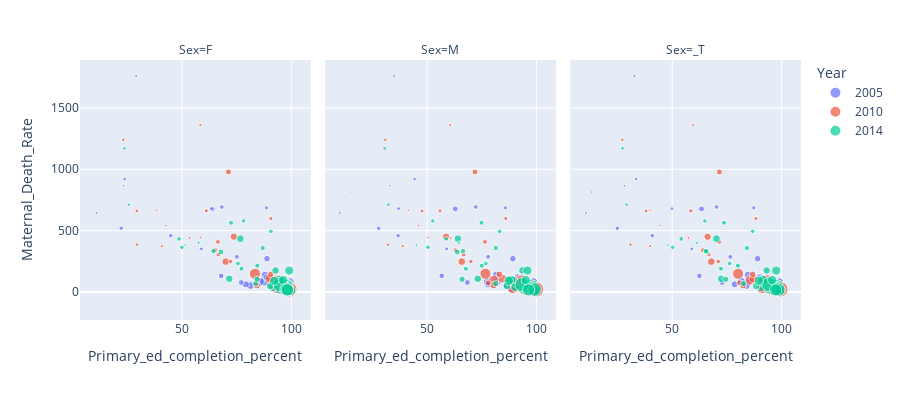

The notebook cell this image was saved under:
### Code cell
df = key_years[~key_years['Sex'].isna()
              & ~key_years['GDP_Per_Capita'].isna()]
fig =  px.scatter(df, 
                  x="Primary_ed_completion_percent", 
                  y="Maternal_Death_Rate", 
                  color="Year",
                  size="GDP_Per_Capita",
                  facet_col="Sex",
                  height=400,
                  hover_data=["Continent", "Country"])
    
fig.show()

### Figure 1 — Plotly figure (JSON) as saved in the notebook; plotly's stock layout.template omitted (floating-point values rounded to 4 significant figures; data arrays with more than 128 entries replaced by an {"elided": "..."} marker saying what was removed)
{"data": [{"customdata": [["Europe", "Albania"], ["Europe", "Austria"], ["Europe", "Belarus"], ["Europe", "Belgium"], ["South America", "Bolivia"], ["South America", "Brazil"], ["Africa", "Burundi"], ["Asia", "Cambodia"], ["Africa", "Cameroon"], ["South America", "Colombia"], ["Africa", "Congo"], ["North America", "Costa Rica"], ["Europe", "Cyprus"], ["Europe", "Denmark"], ["North America", "Dominican Republic"], ["South America", "Ecuador"], ["Africa", "Egypt"], ["North America", "El Salvador"], ["Europe", "Estonia"], ["Africa", "Ethiopia"], ["Europe", "Finland"], ["Europe", "Georgia"], ["Europe", "Germany"], ["Europe", "Greece"], ["Africa", "Guinea"], ["North America", "Haiti"], ["North America", "Honduras"], ["Europe", "Hungary"], ["Europe", "Iceland"], ["Asia", "India"], ["Europe", "Ireland"], ["Europe", "Italy"], ["North America", "Jamaica"], ["Europe", "Latvia"], ["Africa", "Lesotho"], ["Europe", "Lithuania"], ["Europe", "Luxembourg"], ["Europe", "Montenegro"], ["Europe", "Netherlands"], ["North America", "Nicaragua"], ["Europe", "North Macedonia"], ["Europe", "Norway"], ["North America", "Panama"], ["South America", "Paraguay"], ["South America", "Peru"], ["Europe", "Poland"], ["Europe", "Portugal"], ["Africa", "Rwanda"], ["Africa", "Senegal"], ["Europe", "Serbia"], ["Africa", "Sierra Leone"], ["Europe", "Slovenia"], ["Europe", "Spain"], ["Europe", "Sweden"], ["Asia", "Thailand"], ["Europe", "Ukraine"], ["Africa", "Zimbabwe"]], "hovertemplate": "Year=2005<br>Sex=F<br>Primary_ed_completion_percent=%{x}<br>Maternal_Death_Rate=%{y}<br>GDP_Per_Capita=%{marker.size}<br>Continent=%{customdata[0]}<br>Country=%{customdata[1]}<extra></extra>", "legendgroup": "2005", "marker": {"color": "#636efa", "size": [8067.0, 49470.0, 11940.0, 46490.0, 5750.0, 12560.0, 798.7, 2121.0, 2982.0, 10080.0, 4678.0, 13930.0, 37650.0, 51650.0, 10290.0, 9504.0, 8397.0, 6871.0, 26170.0, 862.4, 44820.0, 7315.0, 44020.0, 35120.0, 1794.0, 2629.0, 4546.0, 24430.0, 47250.0, 3239.0, 56860.0, 44400.0, 9917.0, 20240.0, 1892.0, 21120.0, 104400.0, 14090.0, 49630.0, 4321.0, 11120.0, 62070.0, 16300.0, 8569.0, 7519.0, 19000.0, 31180.0, 1148.0, 2651.0, 12320.0, 1245.0, 31230.0, 38080.0, 45590.0, 12320.0, 10960.0, 2328.0], "sizemode": "area", "sizeref": 271.9, "symbol": "circle"}, "mode": "markers", "name": "2005", "orientation": "v", "showlegend": true, "type": "scatter", "x": [98.81, null, 100, null, 88.87, 95.22, 11.65, 58.9, 68.26, 87.61, 63.86, 92.39, null, null, 85.68, 93.75, 81.31, 79.2, null, 23.3, null, 97.87, null, null, 23.78, 44.88, 77.11, null, null, 75.1, null, null, 99.39, null, 63.58, null, null, 98.85, null, 67.93, 97.16, null, 93.29, 88.05, 88.89, null, null, 10.93, 22.23, 98.81, 29.06, null, null, null, 98.04, 98.8, 88.63], "xaxis": "x", "y": [22, 6, 11, 7, 271, 71, 814, 351, 692, 83, 677, 33, 12, 6, 83, 94, 52, 62, 18, 865, 5, 39, 6, 3, 920, 459, 77, 15, 5, 286, 7, 3, 80, 30, 679, 14, 9, 9, 11, 131, 10, 5, 88, 137, 118, 4, 9, 643, 519, 12, 1760, 10, 5, 5, 43, 33, 685], "yaxis": "y"}, {"customdata": [["Europe", "Albania"], ["Europe", "Austria"], ["Europe", "Belarus"], ["Europe", "Belgium"], ["South America", "Bolivia"], ["South America", "Brazil"], ["Africa", "Burundi"], ["Asia", "Cambodia"], ["Africa", "Cameroon"], ["South America", "Colombia"], ["Africa", "Congo"], ["North America", "Costa Rica"], ["Europe", "Cyprus"], ["Europe", "Denmark"], ["North America", "Dominican Republic"], ["South America", "Ecuador"], ["Africa", "Egypt"], ["North America", "El Salvador"], ["Europe", "Estonia"], ["Africa", "Ethiopia"], ["Europe", "Finland"], ["Europe", "Georgia"], ["Europe", "Germany"], ["Europe", "Greece"], ["Africa", "Guinea"], ["North America", "Haiti"], ["North America", "Honduras"], ["Europe", "Hungary"], ["Europe", "Iceland"], ["Asia", "India"], ["Europe", "Ireland"], ["Europe", "Italy"], ["North America", "Jamaica"], ["Europe", "Latvia"], ["Africa", "Lesotho"], ["Europe", "Lithuania"], ["Europe", "Luxembourg"], ["Europe", "Montenegro"], ["Europe", "Netherlands"], ["North America", "Nicaragua"], ["Europe", "North Macedonia"], ["Europe", "Norway"], ["North America", "Panama"], ["South America", "Paraguay"], ["South America", "Peru"], ["Europe", "Poland"], ["Europe", "Portugal"], ["Africa", "Rwanda"], ["Africa", "Senegal"], ["Europe", "Serbia"], ["Africa", "Sierra Leone"], ["Europe", "Slovenia"], ["Europe", "Spain"], ["Europe", "Sweden"], ["Asia", "Thailand"], ["Europe", "Ukraine"], ["Africa", "Zimbabwe"]], "hovertemplate": "Year=2005<br>Sex=M<br>Primary_ed_completion_percent=%{x}<br>Maternal_Death_Rate=%{y}<br>GDP_Per_Capita=%{marker.size}<br>Continent=%{customdata[0]}<br>Country=%{customdata[1]}<extra></extra>", "legendgroup": "2005", "marker": {"color": "#636efa", "size": [8067.0, 49470.0, 11940.0, 46490.0, 5750.0, 12560.0, 798.7, 2121.0, 2982.0, 10080.0, 4678.0, 13930.0, 37650.0, 51650.0, 10290.0, 9504.0, 8397.0, 6871.0, 26170.0, 862.4, 44820.0, 7315.0, 44020.0, 35120.0, 1794.0, 2629.0, 4546.0, 24430.0, 47250.0, 3239.0, 56860.0, 44400.0, 9917.0, 20240.0, 1892.0, 21120.0, 104400.0, 14090.0, 49630.0, 4321.0, 11120.0, 62070.0, 16300.0, 8569.0, 7519.0, 19000.0, 31180.0, 1148.0, 2651.0, 12320.0, 1245.0, 31230.0, 38080.0, 45590.0, 12320.0, 10960.0, 2328.0], "sizemode": "area", "sizeref": 271.9, "symbol": "circle"}, "mode": "markers", "name": "2005", "orientation": "v", "showlegend": false, "type": "scatter", "x": [99.01, null, 99.66, null, 89.23, 91.71, 14.84, 58.99, 72.25, 81.82, 62.9, 88.86, null, null, 77.65, 90.65, 86.36, 77.9, null, 32.95, null, 98.65, null, null, 44.32, 36.75, 68.43, null, null, 77.89, null, null, 98.67, null, 37.01, null, null, 97.62, null, 56.71, 96.99, null, 90.39, 81.63, 91.32, null, null, 10.01, 27.85, 99.27, 34.98, null, null, null, 97.31, 100, 85.87], "xaxis": "x2", "y": [22, 6, 11, 7, 271, 71, 814, 351, 692, 83, 677, 33, 12, 6, 83, 94, 52, 62, 18, 865, 5, 39, 6, 3, 920, 459, 77, 15, 5, 286, 7, 3, 80, 30, 679, 14, 9, 9, 11, 131, 10, 5, 88, 137, 118, 4, 9, 643, 519, 12, 1760, 10, 5, 5, 43, 33, 685], "yaxis": "y2"}, {"customdata": [["Europe", "Albania"], ["Europe", "Austria"], ["Europe", "Belarus"], ["Europe", "Belgium"], ["South America", "Bolivia"], ["South America", "Brazil"], ["Africa", "Burundi"], ["Asia", "Cambodia"], ["Africa", "Cameroon"], ["South America", "Colombia"], ["Africa", "Congo"], ["North America", "Costa Rica"], ["Europe", "Cyprus"], ["Europe", "Denmark"], ["North America", "Dominican Republic"], ["South America", "Ecuador"], ["Africa", "Egypt"], ["North America", "El Salvador"], ["Europe", "Estonia"], ["Africa", "Ethiopia"], ["Europe", "Finland"], ["Europe", "Georgia"], ["Europe", "Germany"], ["Europe", "Greece"], ["Africa", "Guinea"], ["North America", "Haiti"], ["North America", "Honduras"], ["Europe", "Hungary"], ["Europe", "Iceland"], ["Asia", "India"], ["Europe", "Ireland"], ["Europe", "Italy"], ["North America", "Jamaica"], ["Europe", "Latvia"], ["Africa", "Lesotho"], ["Europe", "Lithuania"], ["Europe", "Luxembourg"], ["Europe", "Montenegro"], ["Europe", "Netherlands"], ["North America", "Nicaragua"], ["Europe", "North Macedonia"], ["Europe", "Norway"], ["North America", "Panama"], ["South America", "Paraguay"], ["South America", "Peru"], ["Europe", "Poland"], ["Europe", "Portugal"], ["Africa", "Rwanda"], ["Africa", "Senegal"], ["Europe", "Serbia"], ["Africa", "Sierra Leone"], ["Europe", "Slovenia"], ["Europe", "Spain"], ["Europe", "Sweden"], ["Asia", "Thailand"], ["Europe", "Ukraine"], ["Africa", "Zimbabwe"]], "hovertemplate": "Year=2005<br>Sex=_T<br>Primary_ed_completion_percent=%{x}<br>Maternal_Death_Rate=%{y}<br>GDP_Per_Capita=%{marker.size}<br>Continent=%{customdata[0]}<br>Country=%{customdata[1]}<extra></extra>", "legendgroup": "2005", "marker": {"color": "#636efa", "size": [8067.0, 49470.0, 11940.0, 46490.0, 5750.0, 12560.0, 798.7, 2121.0, 2982.0, 10080.0, 4678.0, 13930.0, 37650.0, 51650.0, 10290.0, 9504.0, 8397.0, 6871.0, 26170.0, 862.4, 44820.0, 7315.0, 44020.0, 35120.0, 1794.0, 2629.0, 4546.0, 24430.0, 47250.0, 3239.0, 56860.0, 44400.0, 9917.0, 20240.0, 1892.0, 21120.0, 104400.0, 14090.0, 49630.0, 4321.0, 11120.0, 62070.0, 16300.0, 8569.0, 7519.0, 19000.0, 31180.0, 1148.0, 2651.0, 12320.0, 1245.0, 31230.0, 38080.0, 45590.0, 12320.0, 10960.0, 2328.0], "sizemode": "area", "sizeref": 271.9, "symbol": "circle"}, "mode": "markers", "name": "2005", "orientation": "v", "showlegend": false, "type": "scatter", "x": [98.91, null, 99.83, null, 89.05, 93.44, 13.17, 58.95, 70.27, 84.72, 63.39, 90.63, null, null, 81.56, 92.13, 83.86, 78.54, null, 28.22, null, 98.27, null, null, 33.52, 40.91, 72.8, null, null, 76.53, null, null, 98.99, null, 49.88, null, null, 98.25, null, 62.43, 97.06, null, 91.79, 84.73, 90.11, null, null, 10.48, 24.9, 99.04, 32.69, null, null, null, 97.67, 99.44, 87.27], "xaxis": "x3", "y": [22, 6, 11, 7, 271, 71, 814, 351, 692, 83, 677, 33, 12, 6, 83, 94, 52, 62, 18, 865, 5, 39, 6, 3, 920, 459, 77, 15, 5, 286, 7, 3, 80, 30, 679, 14, 9, 9, 11, 131, 10, 5, 88, 137, 118, 4, 9, 643, 519, 12, 1760, 10, 5, 5, 43, 33, 685], "yaxis": "y3"}, {"customdata": [["South America", "Argentina"], ["Oceania", "Australia"], ["Asia", "Bhutan"], ["Africa", "Burkina Faso"], ["Africa", "Burundi"], ["Asia", "Cambodia"], ["North America", "Canada"], ["Africa", "Chad"], ["Asia", "China"], ["South America", "Colombia"], ["North America", "Costa Rica"], ["Africa", "Dem. Rep. Congo"], ["North America", "Dominican Republic"], ["South America", "Ecuador"], ["North America", "El Salvador"], ["Africa", "Eswatini"], ["Africa", "Gambia"], ["Africa", "Ghana"], ["North America", "Honduras"], ["Africa", "Malawi"], ["Africa", "Mali"], ["North America", "Mexico"], ["Asia", "Mongolia"], ["Africa", "Nigeria"], ["North America", "Panama"], ["South America", "Paraguay"], ["South America", "Peru"], ["Asia", "Philippines"], ["North America", "Puerto Rico"], ["Africa", "Rwanda"], ["Africa", "Sierra Leone"], ["Africa", "Sudan"], ["South America", "Suriname"], ["Africa", "Togo"], ["South America", "Uruguay"], ["Africa", "Zambia"], ["Africa", "Zimbabwe"]], "hovertemplate": "Year=2010<br>Sex=F<br>Primary_ed_completion_percent=%{x}<br>Maternal_Death_Rate=%{y}<br>GDP_Per_Capita=%{marker.size}<br>Continent=%{customdata[0]}<br>Country=%{customdata[1]}<extra></extra>", "legendgroup": "2010", "marker": {"color": "#EF553B", "size": [23520.0, 45130.0, 8191.0, 1716.0, 846.2, 2717.0, 44960.0, 1733.0, 8885.0, 11820.0, 16450.0, 865.7, 12780.0, 10340.0, 7329.0, 7459.0, 2347.0, 3732.0, 4867.0, 968.8, 2083.0, 17850.0, 7480.0, 4932.0, 21350.0, 10410.0, 10070.0, 5918.0, 32960.0, 1507.0, 1414.0, 3218.0, 16950.0, 1225.0, 17710.0, 3126.0, 2273.0], "sizemode": "area", "sizeref": 271.9, "symbol": "circle"}, "mode": "markers", "name": "2010", "orientation": "v", "showlegend": true, "type": "scatter", "x": [93.81, null, 70.03, 29.52, 38.41, 72.17, null, 23.18, 97.09, 93.27, 93.42, 42.68, 91.33, 96.56, 84.25, 73.75, 61.12, 65.26, 83.93, 58.46, 29.39, 96.72, 97.7, 71.23, 93.12, 90.05, 93.6, 90.62, 99.04, 40.81, 58.42, 66.47, 83.38, 53.49, 97.09, 66.78, 90.64], "xaxis": "x", "y": [51, 5, 247, 385, 665, 248, 11, 1240, 36, 85, 32, 542, 96, 78, 54, 450, 661, 339, 74, 444, 660, 46, 66, 978, 79, 108, 104, 144, 21, 373, 1360, 408, 148, 440, 17, 305, 598], "yaxis": "y"}, {"customdata": [["South America", "Argentina"], ["Oceania", "Australia"], ["Asia", "Bhutan"], ["Africa", "Burkina Faso"], ["Africa", "Burundi"], ["Asia", "Cambodia"], ["North America", "Canada"], ["Africa", "Chad"], ["Asia", "China"], ["South America", "Colombia"], ["North America", "Costa Rica"], ["Africa", "Dem. Rep. Congo"], ["North America", "Dominican Republic"], ["South America", "Ecuador"], ["North America", "El Salvador"], ["Africa", "Eswatini"], ["Africa", "Gambia"], ["Africa", "Ghana"], ["North America", "Honduras"], ["Africa", "Malawi"], ["Africa", "Mali"], ["North America", "Mexico"], ["Asia", "Mongolia"], ["Africa", "Nigeria"], ["North America", "Panama"], ["South America", "Paraguay"], ["South America", "Peru"], ["Asia", "Philippines"], ["North America", "Puerto Rico"], ["Africa", "Rwanda"], ["Africa", "Sierra Leone"], ["Africa", "Sudan"], ["South America", "Suriname"], ["Africa", "Togo"], ["South America", "Uruguay"], ["Africa", "Zambia"], ["Africa", "Zimbabwe"]], "hovertemplate": "Year=2010<br>Sex=M<br>Primary_ed_completion_percent=%{x}<br>Maternal_Death_Rate=%{y}<br>GDP_Per_Capita=%{marker.size}<br>Continent=%{customdata[0]}<br>Country=%{customdata[1]}<extra></extra>", "legendgroup": "2010", "marker": {"color": "#EF553B", "size": [23520.0, 45130.0, 8191.0, 1716.0, 846.2, 2717.0, 44960.0, 1733.0, 8885.0, 11820.0, 16450.0, 865.7, 12780.0, 10340.0, 7329.0, 7459.0, 2347.0, 3732.0, 4867.0, 968.8, 2083.0, 17850.0, 7480.0, 4932.0, 21350.0, 10410.0, 10070.0, 5918.0, 32960.0, 1507.0, 1414.0, 3218.0, 16950.0, 1225.0, 17710.0, 3126.0, 2273.0], "sizemode": "area", "sizeref": 271.9, "symbol": "circle"}, "mode": "markers", "name": "2010", "orientation": "v", "showlegend": false, "type": "scatter", "x": [91.56, null, 65.87, 32.13, 41.45, 70.03, null, 30.88, 96.35, 88.04, 89.2, 46.07, 80.54, 94.72, 80.47, 58.68, 55.92, 63.05, 77.95, 50.48, 47.69, 94.92, 95.44, 71.9, 91.32, 84.41, 93.27, 83.09, 99.72, 38.87, 60.6, 76.44, 76.68, 60.76, 95.3, 66.71, 85.98], "xaxis": "x2", "y": [51, 5, 247, 385, 665, 248, 11, 1240, 36, 85, 32, 542, 96, 78, 54, 450, 661, 339, 74, 444, 660, 46, 66, 978, 79, 108, 104, 144, 21, 373, 1360, 408, 148, 440, 17, 305, 598], "yaxis": "y2"}, {"customdata": [["South America", "Argentina"], ["Oceania", "Australia"], ["Asia", "Bhutan"], ["Africa", "Burkina Faso"], ["Africa", "Burundi"], ["Asia", "Cambodia"], ["North America", "Canada"], ["Africa", "Chad"], ["Asia", "China"], ["South America", "Colombia"], ["North America", "Costa Rica"], ["Africa", "Dem. Rep. Congo"], ["North America", "Dominican Republic"], ["South America", "Ecuador"], ["North America", "El Salvador"], ["Africa", "Eswatini"], ["Africa", "Gambia"], ["Africa", "Ghana"], ["North America", "Honduras"], ["Africa", "Malawi"], ["Africa", "Mali"], ["North America", "Mexico"], ["Asia", "Mongolia"], ["Africa", "Nigeria"], ["North America", "Panama"], ["South America", "Paraguay"], ["South America", "Peru"], ["Asia", "Philippines"], ["North America", "Puerto Rico"], ["Africa", "Rwanda"], ["Africa", "Sierra Leone"], ["Africa", "Sudan"], ["South America", "Suriname"], ["Africa", "Togo"], ["South America", "Uruguay"], ["Africa", "Zambia"], ["Africa", "Zimbabwe"]], "hovertemplate": "Year=2010<br>Sex=_T<br>Primary_ed_completion_percent=%{x}<br>Maternal_Death_Rate=%{y}<br>GDP_Per_Capita=%{marker.size}<br>Continent=%{customdata[0]}<br>Country=%{customdata[1]}<extra></extra>", "legendgroup": "2010", "marker": {"color": "#EF553B", "size": [23520.0, 45130.0, 8191.0, 1716.0, 846.2, 2717.0, 44960.0, 1733.0, 8885.0, 11820.0, 16450.0, 865.7, 12780.0, 10340.0, 7329.0, 7459.0, 2347.0, 3732.0, 4867.0, 968.8, 2083.0, 17850.0, 7480.0, 4932.0, 21350.0, 10410.0, 10070.0, 5918.0, 32960.0, 1507.0, 1414.0, 3218.0, 16950.0, 1225.0, 17710.0, 3126.0, 2273.0], "sizemode": "area", "sizeref": 271.9, "symbol": "circle"}, "mode": "markers", "name": "2010", "orientation": "v", "showlegend": false, "type": "scatter", "x": [92.67, null, 67.86, 30.91, 39.83, 71.07, null, 27.22, 96.69, 90.6, 91.22, 44.47, 85.62, 95.59, 82.34, 66.18, 58.49, 64.14, 80.82, 54.32, 38.05, 95.8, 96.52, 71.58, 92.21, 87.1, 93.43, 86.77, 99.38, 39.86, 59.6, 71.44, 80.11, 57.44, 96.17, 66.74, 88.25], "xaxis": "x3", "y": [51, 5, 247, 385, 665, 248, 11, 1240, 36, 85, 32, 542, 96, 78, 54, 450, 661, 339, 74, 444, 660, 46, 66, 978, 79, 108, 104, 144, 21, 373, 1360, 408, 148, 440, 17, 305, 598], "yaxis": "y3"}, {"customdata": {"elided": "65x2 str values"}, "hovertemplate": "Year=2014<br>Sex=F<br>Primary_ed_completion_percent=%{x}<br>Maternal_Death_Rate=%{y}<br>GDP_Per_Capita=%{marker.size}<br>Continent=%{customdata[0]}<br>Country=%{customdata[1]}<extra></extra>", "legendgroup": "2014", "marker": {"color": "#00cc96", "size": [53030.0, 3512.0, 48900.0, 2976.0, 7731.0, 15740.0, 18810.0, 3364.0, 3363.0, 1866.0, 11920.0, 13900.0, 18170.0, 23860.0, 33060.0, 52210.0, 14500.0, 12080.0, 10350.0, 7990.0, 30700.0, 8193.0, 45010.0, 50930.0, 4676.0, 28620.0, 7939.0, 1741.0, 11240.0, 5177.0, 26510.0, 49650.0, 57400.0, 40030.0, 3709.0, 4722.0, 25470.0, 2677.0, 29950.0, 108800.0, 1027.0, 37250.0, 18950.0, 10980.0, 2829.0, 52350.0, 5443.0, 62590.0, 27360.0, 11610.0, 11880.0, 26730.0, 30540.0, 23160.0, 2868.0, 15270.0, 33200.0, 36080.0, 4093.0, 49420.0, 65810.0, 1404.0, 24960.0, 20580.0, 2955.0], "sizemode": "area", "sizeref": 271.9, "symbol": "circle"}, "mode": "markers", "name": "2014", "orientation": "v", "showlegend": true, "type": "scatter", "x": [null, 84.44, null, 48.67, 92.79, 97.82, null, 77.22, 72.5, 23.72, 98.02, 94.54, 94.89, null, null, null, 94.71, 98.29, 91.53, 90.31, null, 76.72, null, null, 67.85, null, 71.65, 25.75, 99.06, 83.74, null, null, null, null, 86.93, 99.46, null, 78.18, null, null, 51.43, null, 97.25, 98.64, 75.61, null, 84.31, null, 94.86, 92.21, 96.31, null, null, null, 49.98, 99.56, null, null, 64.44, null, null, 57.59, 97.86, 98.23, 90.7], "xaxis": "x", "y": [5, 214, 6, 432, 175, 62, 11, 189, 564, 1170, 31, 85, 29, 8, 8, 4, 94, 65, 39, 49, 11, 434, 3, 5, 325, 3, 107, 711, 174, 68, 12, 5, 6, 2, 358, 69, 24, 579, 9, 6, 381, 6, 38, 49, 231, 6, 103, 3, 60, 91, 96, 2, 8, 21, 364, 12, 7, 4, 333, 5, 5, 401, 19, 17, 494], "yaxis": "y"}, {"customdata": {"elided": "65x2 str values"}, "hovertemplate": "Year=2014<br>Sex=M<br>Primary_ed_completion_percent=%{x}<br>Maternal_Death_Rate=%{y}<br>GDP_Per_Capita=%{marker.size}<br>Continent=%{customdata[0]}<br>Country=%{customdata[1]}<extra></extra>", "legendgroup": "2014", "marker": {"color": "#00cc96", "size": [53030.0, 3512.0, 48900.0, 2976.0, 7731.0, 15740.0, 18810.0, 3364.0, 3363.0, 1866.0, 11920.0, 13900.0, 18170.0, 23860.0, 33060.0, 52210.0, 14500.0, 12080.0, 10350.0, 7990.0, 30700.0, 8193.0, 45010.0, 50930.0, 4676.0, 28620.0, 7939.0, 1741.0, 11240.0, 5177.0, 26510.0, 49650.0, 57400.0, 40030.0, 3709.0, 4722.0, 25470.0, 2677.0, 29950.0, 108800.0, 1027.0, 37250.0, 18950.0, 10980.0, 2829.0, 52350.0, 5443.0, 62590.0, 27360.0, 11610.0, 11880.0, 26730.0, 30540.0, 23160.0, 2868.0, 15270.0, 33200.0, 36080.0, 4093.0, 49420.0, 65810.0, 1404.0, 24960.0, 20580.0, 2955.0], "sizemode": "area", "sizeref": 271.9, "symbol": "circle"}, "mode": "markers", "name": "2014", "orientation": "v", "showlegend": false, "type": "scatter", "x": [null, 75.05, null, 58.73, 93.58, 95.69, null, 67.73, 74.85, 30.58, 96.53, 89.47, 94.17, null, null, null, 88.34, 97.07, 90.23, 86.52, null, 64.05, null, null, 63.79, null, 73.17, 32.33, 95.92, 81.37, null, null, null, null, 81.44, 99.09, null, 52.6, null, null, 45.19, null, 95.66, 97.18, 76.88, null, 66.02, null, 93.4, 87.28, 95.15, null, null, null, 50.39, 99.1, null, null, 66.45, null, null, 64.55, 99.15, 96.42, 83.17], "xaxis": "x2", "y": [5, 214, 6, 432, 175, 62, 11, 189, 564, 1170, 31, 85, 29, 8, 8, 4, 94, 65, 39, 49, 11, 434, 3, 5, 325, 3, 107, 711, 174, 68, 12, 5, 6, 2, 358, 69, 24, 579, 9, 6, 381, 6, 38, 49, 231, 6, 103, 3, 60, 91, 96, 2, 8, 21, 364, 12, 7, 4, 333, 5, 5, 401, 19, 17, 494], "yaxis": "y2"}, {"customdata": {"elided": "65x2 str values"}, "hovertemplate": "Year=2014<br>Sex=_T<br>Primary_ed_completion_percent=%{x}<br>Maternal_Death_Rate=%{y}<br>GDP_Per_Capita=%{marker.size}<br>Continent=%{customdata[0]}<br>Country=%{customdata[1]}<extra></extra>", "legendgroup": "2014", "marker": {"color": "#00cc96", "size": [53030.0, 3512.0, 48900.0, 2976.0, 7731.0, 15740.0, 18810.0, 3364.0, 3363.0, 1866.0, 11920.0, 13900.0, 18170.0, 23860.0, 33060.0, 52210.0, 14500.0, 12080.0, 10350.0, 7990.0, 30700.0, 8193.0, 45010.0, 50930.0, 4676.0, 28620.0, 7939.0, 1741.0, 11240.0, 5177.0, 26510.0, 49650.0, 57400.0, 40030.0, 3709.0, 4722.0, 25470.0, 2677.0, 29950.0, 108800.0, 1027.0, 37250.0, 18950.0, 10980.0, 2829.0, 52350.0, 5443.0, 62590.0, 27360.0, 11610.0, 11880.0, 26730.0, 30540.0, 23160.0, 2868.0, 15270.0, 33200.0, 36080.0, 4093.0, 49420.0, 65810.0, 1404.0, 24960.0, 20580.0, 2955.0], "sizemode": "area", "sizeref": 271.9, "symbol": "circle"}, "mode": "markers", "name": "2014", "orientation": "v", "showlegend": false, "type": "scatter", "x": [null, 80.01, null, 54.12, 93.18, 96.72, null, 72.28, 73.65, 27.32, 97.21, 91.8, 94.51, null, null, null, 91.52, 97.64, 90.87, 88.41, null, 70.23, null, null, 65.83, null, 72.4, 29.15, 97.53, 82.53, null, null, null, null, 84.14, 99.27, null, 64.9, null, null, 48.07, null, 96.44, 97.9, 76.23, null, 74.44, null, 94.13, 89.62, 95.73, null, null, null, 50.17, 99.31, null, null, 65.43, null, null, 61.29, 98.49, 97.3, 86.77], "xaxis": "x3", "y": [5, 214, 6, 432, 175, 62, 11, 189, 564, 1170, 31, 85, 29, 8, 8, 4, 94, 65, 39, 49, 11, 434, 3, 5, 325, 3, 107, 711, 174, 68, 12, 5, 6, 2, 358, 69, 24, 579, 9, 6, 381, 6, 38, 49, 231, 6, 103, 3, 60, 91, 96, 2, 8, 21, 364, 12, 7, 4, 333, 5, 5, 401, 19, 17, 494], "yaxis": "y3"}], "layout": {"annotations": [{"font": {}, "showarrow": false, "text": "Sex=F", "x": 0.16, "xanchor": "center", "xref": "paper", "y": 1, "yanchor": "bottom", "yref": "paper"}, {"font": {}, "showarrow": false, "text": "Sex=M", "x": 0.5, "xanchor": "center", "xref": "paper", "y": 1, "yanchor": "bottom", "yref": "paper"}, {"font": {}, "showarrow": false, "text": "Sex=_T", "x": 0.84, "xanchor": "center", "xref": "paper", "y": 1, "yanchor": "bottom", "yref": "paper"}], "height": 400, "legend": {"itemsizing": "constant", "title": {"text": "Year"}, "tracegroupgap": 0}, "margin": {"t": 60}, "xaxis": {"anchor": "y", "domain": [0, 0.32], "title": {"text": "Primary_ed_completion_percent"}}, "xaxis2": {"anchor": "y2", "domain": [0.34, 0.66], "matches": "x", "title": {"text": "Primary_ed_completion_percent"}}, "xaxis3": {"anchor": "y3", "domain": [0.68, 1.0], "matches": "x", "title": {"text": "Primary_ed_completion_percent"}}, "yaxis": {"anchor": "x", "domain": [0, 1], "title": {"text": "Maternal_Death_Rate"}}, "yaxis2": {"anchor": "x2", "domain": [0, 1], "matches": "y", "showticklabels": false}, "yaxis3": {"anchor": "x3", "domain": [0, 1], "matches": "y", "showticklabels": false}}}
